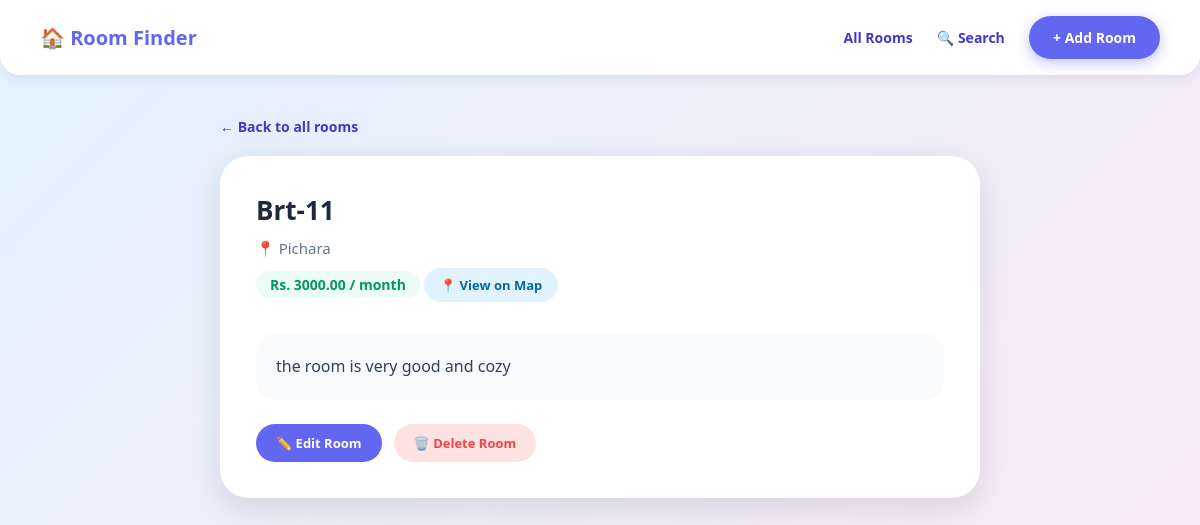
The page /Fine-room/ on the database its author committed.
### core/models.py (models this page shows, shortened)
class Room(models.Model):
    title = models.CharField(max_length=200)
    description = models.TextField()
    location = models.CharField(max_length=200)
    price = models.DecimalField(max_digits=10, decimal_places=2)
    slug = models.SlugField(unique=True)

### core/views.py (the view)
# urls.py: path('<slug:slug>/', views.room_detail, name='room_detail'),
def room_detail(request, slug):
    room = get_object_or_404(Room, slug=slug)
    context = {'room': room}
    return render(request, 'core/room_detail.html', context)

### core/templatetags/custom_tags.py (called while the page is built)
@register.simple_tag
def location_url(location):
    if not location:
        return "#"
    location = location.lower().strip()
    location_map = {
        'kathmandu': 'https://www.google.com/maps/search/Kathmandu,+Nepal',
        'biratnagar': 'https://www.google.com/maps/search/Biratnagar,+Nepal',
        'pokhara': 'https://www.google.com/maps/search/Pokhara,+Nepal',
        'lalitpur': 'https://www.google.com/maps/search/Lalitpur,+Nepal',
        'bhaktapur': 'https://www.google.com/maps/search/Bhaktapur,+Nepal',
    }
    return location_map.get(location, '#')

### templates/core/room_detail.html (shortened to what this page needs)
{% extends 'core/base.html' %}
{% load custom_tags %}
{% block content %}
    <a class="back-link" href="{% url 'room_list' %}">&larr; Back to all rooms</a>
    <div class="detail-bubble">
        <h2>{{ room.title }}</h2>
        <p class="location">📍 {{ room.location }}</p>
        <p class="price">Rs. {{ room.price|floatformat:2 }} / month</p>
        {% location_url room.location as map_url %}
        <a href="{{ map_url }}" target="_blank"
           style="display:inline-block; background:#e0f2fe; color:#0369a1;
                  padding:8px 16px; border-radius:999px; text-decoration:none;
                  font-size:13px; font-weight:600; margin-bottom:16px;">
            📍 View on Map
        </a>
        <div class="description">{{ room.description }}</div>
        <div style="margin-top:24px; display:flex; gap:12px;">
            <a href="{% url 'room_update' room.slug %}"
               style="display:inline-block; background:#6366f1; color:#fff;
                      padding:10px 20px; border-radius:999px; text-decoration:none;
                      font-size:13px; font-weight:600;">
                ✏️ Edit Room
            </a>
            <a href="{% url 'room_delete' room.slug %}"
               style="display:inline-block; background:#fee2e2; color:#ef4444;
                      padding:10px 20px; border-radius:999px; text-decoration:none;
                      font-size:13px; font-weight:600;">
                🗑️ Delete Room
            </a>
        </div>
    </div>
{% endblock %}

### templates/core/base.html (style rules this page uses)
* { box-sizing: border-box; margin: 0; padding: 0; }
body { font-family: 'Segoe UI', Arial, sans-serif; background: linear-gradient(135deg, #e0f2fe, #fce7f3); min-height: 100vh; padding: 0 0 40px 0; }
.back-link { display: inline-block; margin-bottom: 20px; color: #4338ca; text-decoration: none; font-weight: 600; font-size: 14px; }
.detail-bubble { background: #fff; border-radius: 28px; padding: 36px; box-shadow: 0 10px 30px rgba(0,0,0,0.1); }
.detail-bubble h2 { margin: 0 0 10px; font-size: 26px; color: #1e293b; }
.detail-bubble .location { color: #64748b; font-size: 15px; margin-bottom: 10px; }
.detail-bubble .price { display: inline-block; background: #ecfdf5; color: #059669; padding: 4px 14px; border-radius: 999px; font-weight: 700; font-size: 14px; margin-bottom: 16px; }
.description { background: #f8fafc; border-radius: 18px; padding: 20px; color: #334155; line-height: 1.6; margin-top: 16px; }

### rows shown on the page
Room: title "Brt-11", location "Pichara", price "3000.00", description "the room is very good and cozy"
